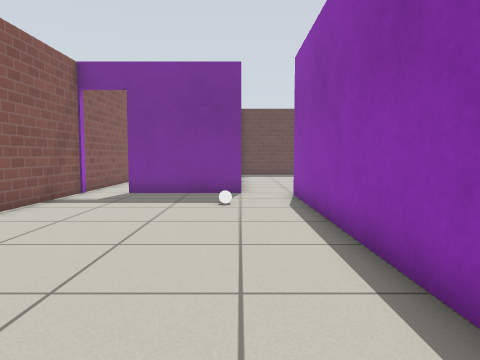
[1] (above)

22 first-person views from a walk through a Gazebo world. The camera is 0.72 m above the floor, tilts 4° down and sees 70° across. The floor is counted in squares, 0.5 m on a side. Each view is taken from the middle of a square. On the plan, view 1 faces up. The plan holds only what a view shows up to about 15 squares ahead; the rest is blank. The robots in the file are not drawn. Simple patterns stand in for the simulator's built-in surfaces.

[2]
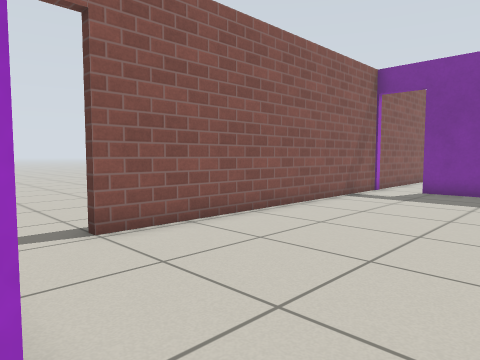

[3]
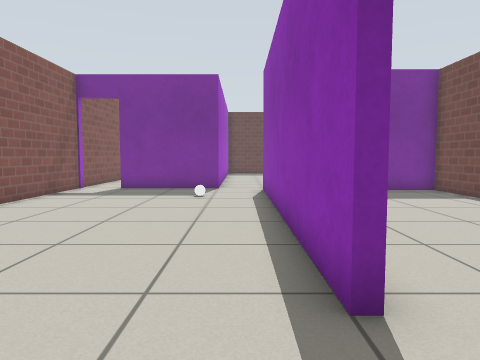

[4]
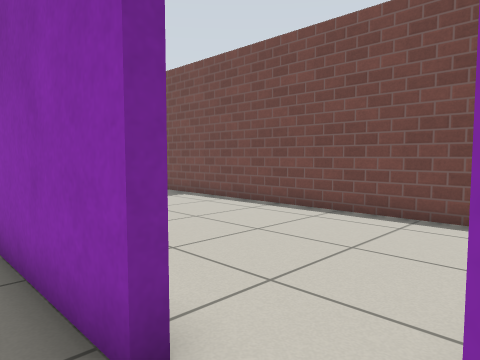

[5]
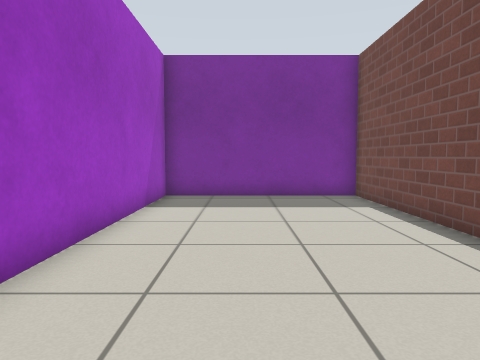

[6]
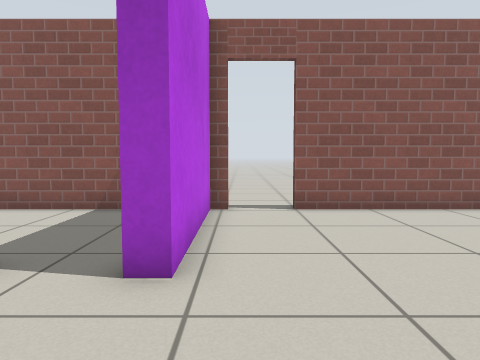

[7]
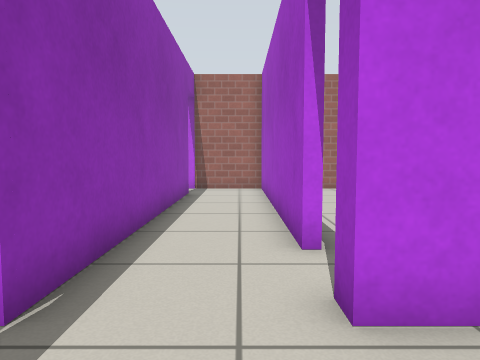

[8]
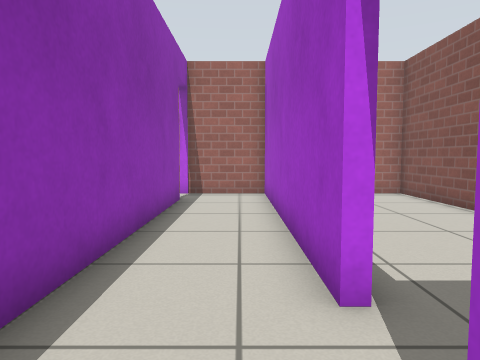

[9]
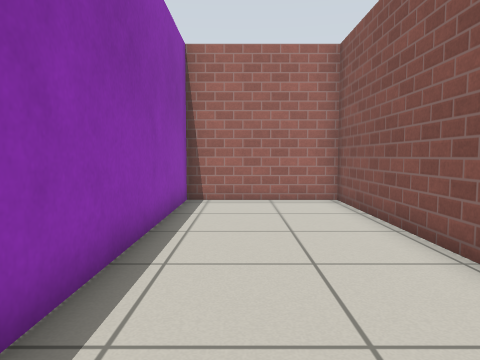

[10]
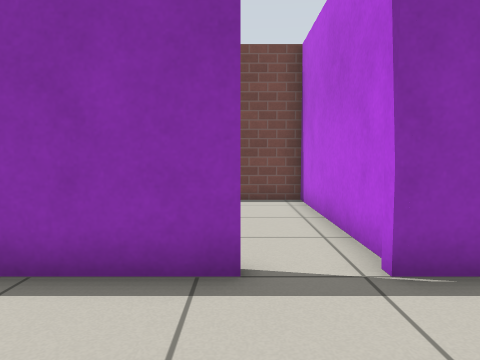

[11]
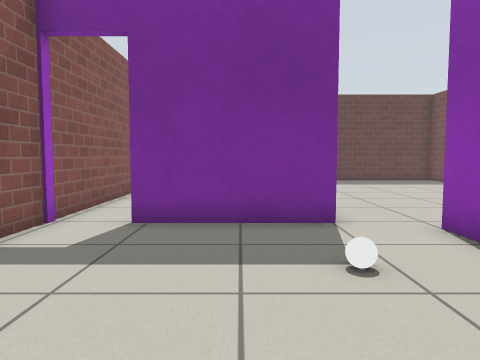

[12]
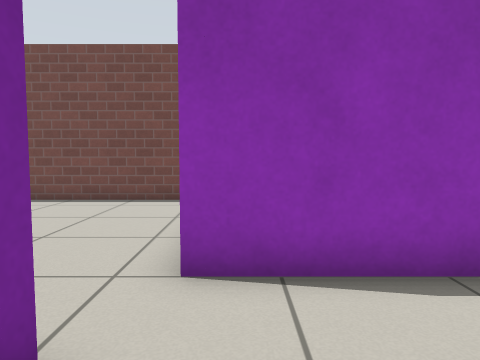

[13]
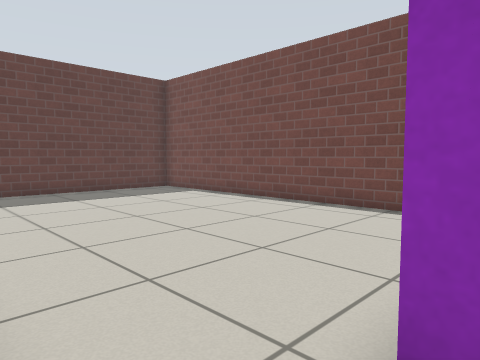

[14]
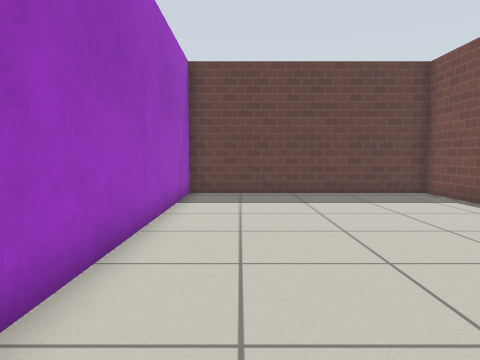

[15]
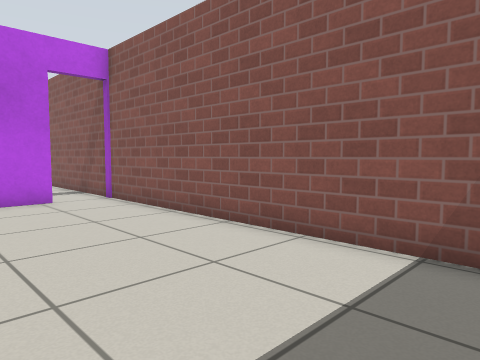

[16]
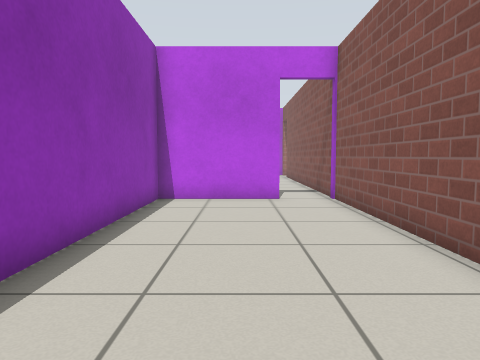

[17]
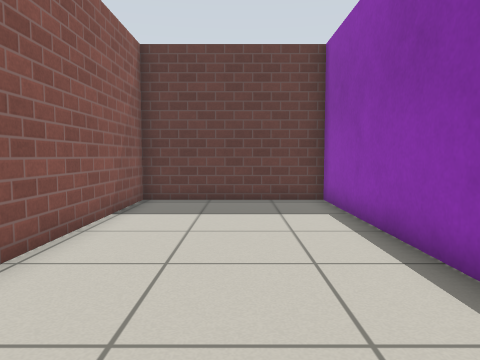

[18]
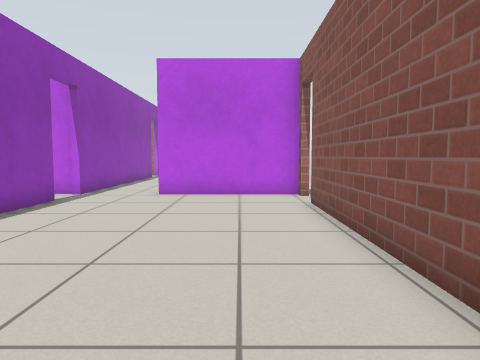

[19]
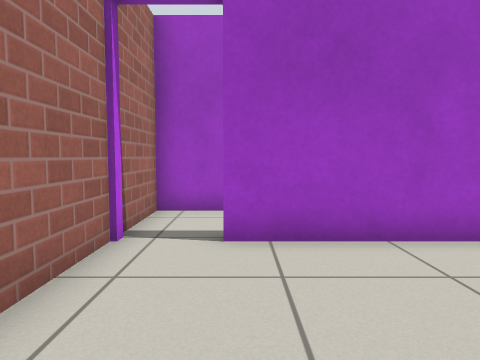

[20]
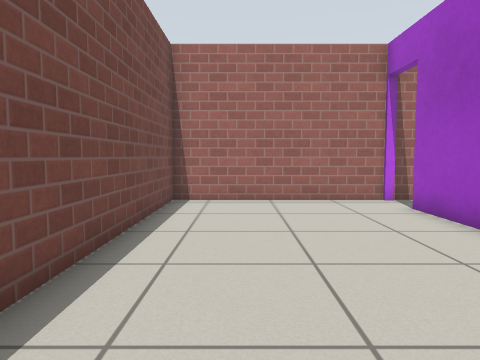

[21]
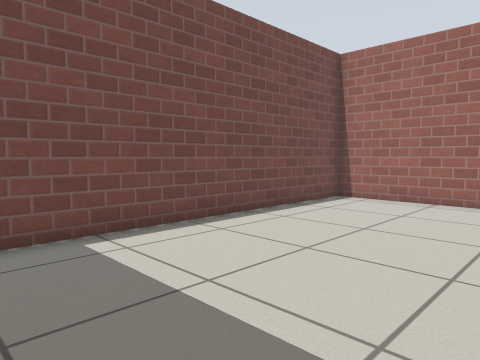

[22]
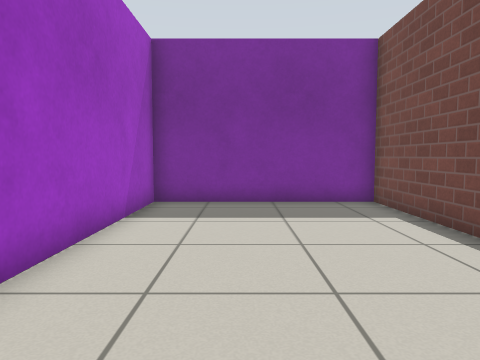

### Floor plan
Ten units are one square. View 1 is at (0, 0); x grows to the right and y downward. Boxes are objects, and circles mark ways between rooms. Rooms are numbered by the first view taken in them; rooms with no view inside come last. Other rooms are left out.
<svg viewBox="-67 -267 164 404">
<path fill="none" stroke="#000" d="M20 -10 20 -127M-62 3 -62 8 -10 8 -10 15M-10 32 -10 132 20 132M1 -133 -44 -133M-62 -136 -62 -14M20 114 20 8M23 10 92 10 92 -124 23 -124 23 -38M-62 31 -62 132 -13 132 -13 44M-44 -136 -3 -136 -3 -262 -62 -262 -62 -136M20 132 92 132 92 13 23 13 23 114M92 -139 92 -262 1 -262 1 -156"/>
<rect x="-5" y="-105" width="10" height="10" fill="#bbb"><title>white ball</title></rect>
<circle cx="20" cy="-5" r="3" fill="#2a7"/>
<circle cx="-10" cy="25" r="3" fill="#2a7"/>
<circle cx="20" cy="125" r="3" fill="#2a7"/>
<circle cx="15" cy="-130" r="3" fill="#2a7"/>
<text x="-10" y="-40">1</text>
<text x="50" y="-60">2</text>
<text x="-40" y="70">3</text>
<text x="-30" y="-200">4</text>
<text x="50" y="70">5</text>
<text x="50" y="-190">6</text>
</svg>
Room 1 opens to room 2. Room 1 opens to room 3. Room 1 opens to room 5. Room 1 opens to room 6.

Where each view was taken, in squares from view 1:
view 1: 0 up, 0 right, facing up
view 2: 1 down, 0 right, facing up-left
view 3: 2 down, 1 right, facing up
view 4: 1 down, 1 right, facing up-right
view 5: 0 up, 5 right, facing up
view 6: 0 up, 3 right, facing left
view 7: 2 up, 0 right, facing down
view 8: 0 up, 0 right, facing down
view 9: 2 down, 3 left, facing down
view 10: 1 up, 2 left, facing right
view 11: 6 up, 2 left, facing up
view 12: 12 up, 2 left, facing right
view 13: 12 up, 0 right, facing up-right
view 14: 13 up, 2 right, facing up
view 15: 25 up, 1 left, facing down-left
view 16: 25 up, 3 left, facing down
view 17: 15 up, 3 left, facing up
view 18: 12 up, 4 left, facing down
view 19: 11 down, 8 right, facing left
view 20: 2 down, 7 right, facing down
view 21: 2 down, 3 right, facing down-right
view 22: 12 down, 5 right, facing up
